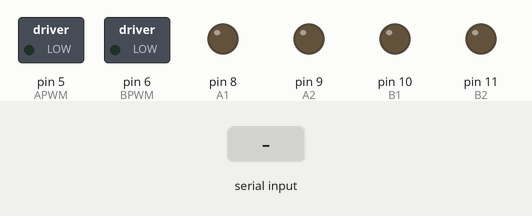
The sketch below on a simulated Arduino Uno, built with avr-gcc and run on an emulated ATmega328P. Shown: switched loads named in the sketch (green lamp = pin HIGH), output pins drawn as LEDs (lit = HIGH). The inputs (shaded band) are chosen by the test bench.

Above: at 1.2 s.
1.3 s: "0\n" received over Serial
At 2.5 s:
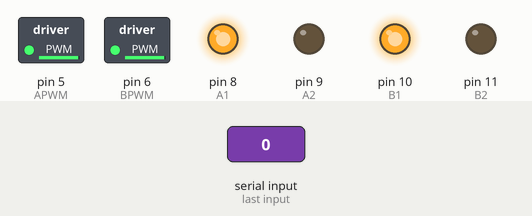
2.8 s: "1\n" received over Serial
At 3.8 s:
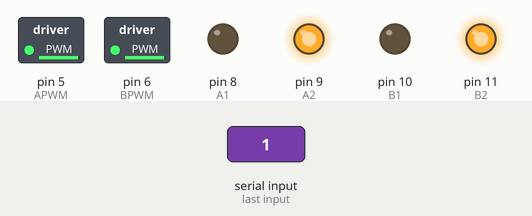
4.3 s: "2\n" received over Serial
At 4.9 s:
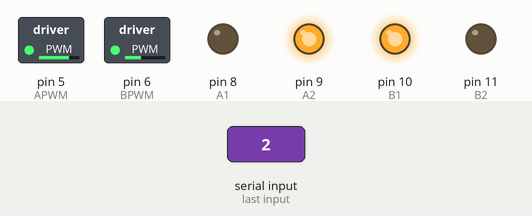
5.8 s: "3\n" received over Serial
At 6.1 s:
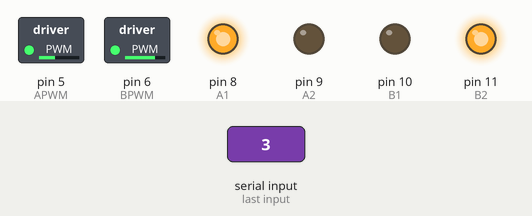
7.3 s: "4\n" received over Serial
At 8.4 s:
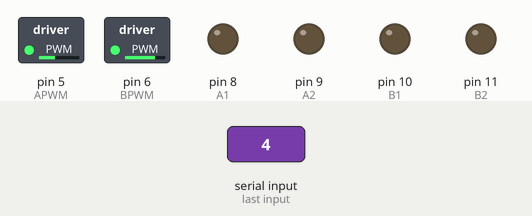
Timing chart, 0 to 9.8 s (numbered marks = the images above; inputs shaded):
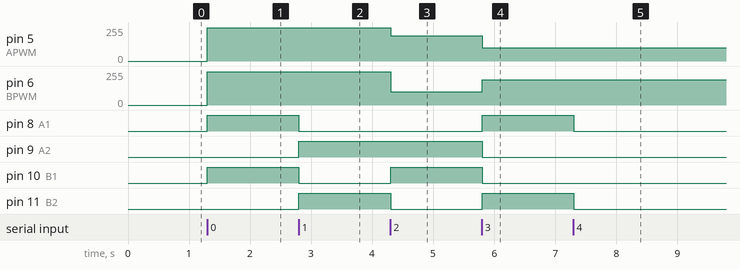

The sketch:

RC_Car.ino
```cpp
// this is the script for Simple RC Car movements.

// defining pins for the L298N Driver inputs
#define A1 8
#define A2 9
#define APWM 5

#define B1 10
#define B2 11
#define BPWM 6

int status;

void setup()
{
  Serial.begin(9600);
  pinMode(A1,OUTPUT);
  pinMode(A2,OUTPUT);
  pinMode(APWM,OUTPUT);
  pinMode(B1,OUTPUT);
  pinMode(B2,OUTPUT);
  pinMode(BPWM,OUTPUT);
}

void loop()
{

  // run the program till the bluetooth connection is active
  while(Serial.available() > 0)
  {

    // read the value coming in from the Serial connection
    int dir = Serial.parseInt();

    if(Serial.read() == '\n')
    {
      if(dir == 0) //forward
      {
        status = 0;
        digitalWrite(A1,HIGH);
        digitalWrite(A2,LOW);
        digitalWrite(B1,HIGH);
        digitalWrite(B2,LOW);
        analogWrite(APWM,250);
        analogWrite(BPWM,250);
      }
      else if(dir == 1) //reverse
      {
        status = 1;
        digitalWrite(A1,LOW);
        digitalWrite(A2,HIGH);
        digitalWrite(B1,LOW);
        digitalWrite(B2,HIGH);
        analogWrite(APWM,250);
        analogWrite(BPWM,250);
      }
      else if(dir == 2) //left
      {
        if(status == 0) //forward
        {
          digitalWrite(A1,HIGH);
          digitalWrite(A2,LOW);
          digitalWrite(B1,LOW);
          digitalWrite(B2,HIGH);
        }
        else if(status == 1) //reverse
        {
          digitalWrite(A1,LOW);
          digitalWrite(A2,HIGH);
          digitalWrite(B1,HIGH);
          digitalWrite(B2,LOW);
        }
        analogWrite(APWM,190);
        analogWrite(BPWM,100);
      }
      else if(dir == 3) //right
      {
        if(status == 0) //forward
        {
          digitalWrite(A1,LOW);
          digitalWrite(A2,HIGH);
          digitalWrite(B1,HIGH);
          digitalWrite(B2,LOW);
        }
        else if(status == 1) //reverse
        {
          digitalWrite(A1,HIGH);
          digitalWrite(A2,LOW);
          digitalWrite(B1,LOW);
          digitalWrite(B2,HIGH);
        }
        analogWrite(APWM,100);
        analogWrite(BPWM,190);
      }
      else if(dir == 4)
      {
        digitalWrite(A1,LOW);
        digitalWrite(A2,LOW);
        digitalWrite(B1,LOW);
        digitalWrite(B2,LOW);
      }
    }
  }
}
```

Measured:
- after the input at 1.3 s, pin 5 (APWM), pin 6 (BPWM): 0/255 → 250/255 at once; pin 8 (A1), pin 10 (B1): LOW → HIGH at once
- after the input at 2.8 s, pin 8 (A1), pin 10 (B1): HIGH → LOW at once; pin 9 (A2), pin 11 (B2): LOW → HIGH at once
- after the input at 4.3 s, pin 5 (APWM): 250/255 → 190/255 at once; pin 6 (BPWM): 250/255 → 100/255 at once; pin 10 (B1): LOW → HIGH at once; pin 11 (B2): HIGH → LOW at once
- after the input at 5.8 s, pin 5 (APWM): 190/255 → 100/255 at once; pin 6 (BPWM): 100/255 → 190/255 at once; pin 8 (A1), pin 11 (B2): LOW → HIGH at once; pin 9 (A2), pin 10 (B1): HIGH → LOW at once
- after the input at 7.3 s, pin 8 (A1), pin 11 (B2): HIGH → LOW at once
